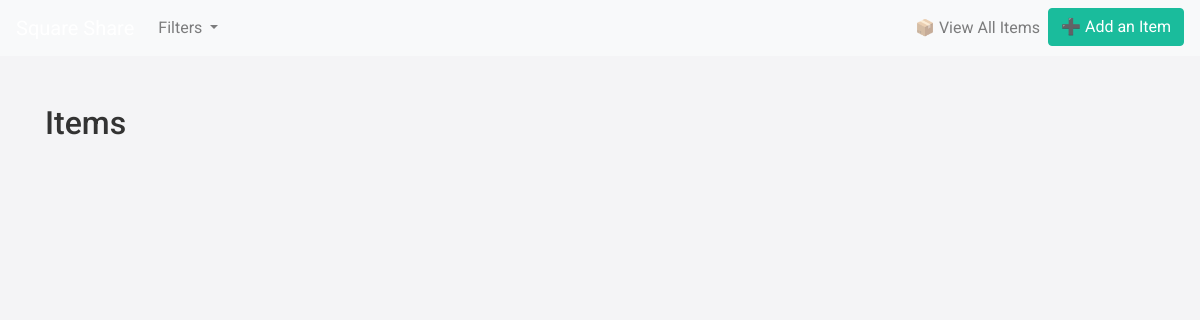
Before: /items?flatID=44 with the older database file.
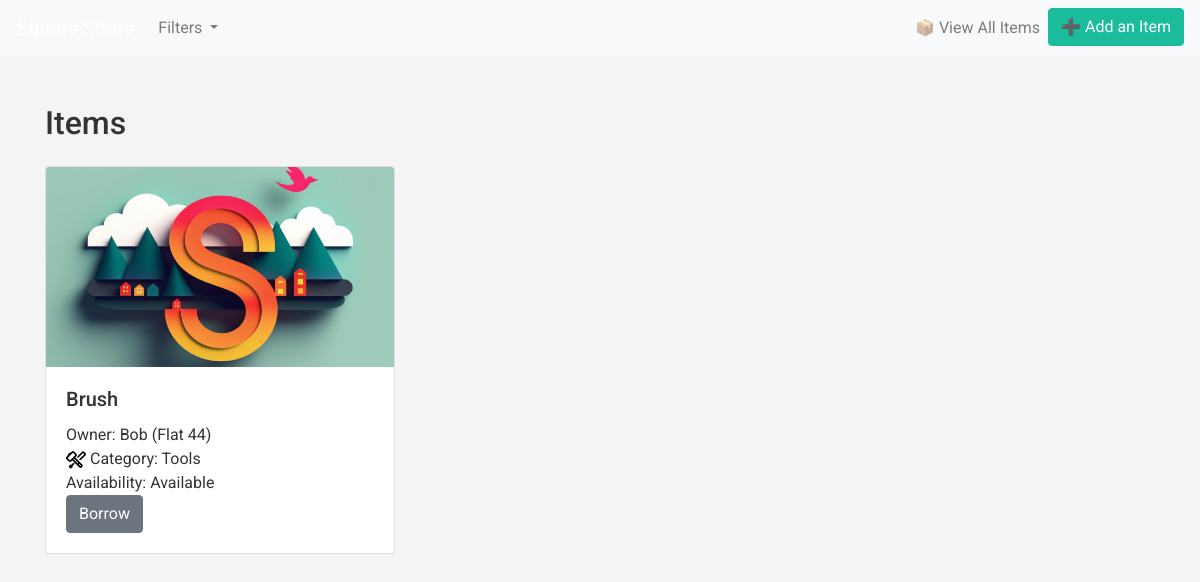
After: the same page with the newer database file.
### tables this page shows
CREATE TABLE "items" (
"itemID" INTEGER PRIMARY KEY AUTOINCREMENT,
"flatID" INTEGER NOT NULL,
"memberID" INTEGER NOT NULL,               
"class" VARCHAR (10),
"item_name" VARCHAR (50),
"availability" VARCHAR (20),
"borrower_name" TEXT,
"borrower_flatID" INTEGER,
"image_filename" TEXT,
FOREIGN KEY (flatID) REFERENCES flats (flatID),
FOREIGN KEY (memberID) REFERENCES members (memberID)
);

CREATE TABLE "members" (
"flatID" INTEGER NOT NULL,
"memberID" INTEGER PRIMARY KEY AUTOINCREMENT,
"fname" TEXT NOT NULL,
FOREIGN KEY (flatID) REFERENCES flats (flatID),
UNIQUE(flatID, fname)
);

### main.py (the view)
@app.route("/items")
def view_items():
    conn, cursor = get_db_connection()
    query = """
        SELECT items.*, members.fname
        FROM items
        JOIN members ON items.memberID = members.memberID
        WHERE 1=1
    """
    values = []
    item_filter = request.args.get('item_filter')
    flatID_filter = request.args.get('flatID_filter')
    if item_filter == 'borrower' and flatID_filter:
        query += " AND items.borrower_flatID = ?"
        values.append(flatID_filter)
    elif item_filter == 'owner' and flatID_filter:
        query += " AND items.flatID = ?"
        values.append(flatID_filter)
    if request.args.get('flatID'):
        query += " AND items.flatID = ?"
        values.append(request.args.get('flatID'))
    if request.args.get('availability'):
        query += " AND items.availability = ?"
        values.append(request.args.get('availability'))
    if request.args.get('borrowed_by_flatID'):
        query += " AND items.borrower_flatID = ?"
        values.append(request.args.get('borrowed_by_flatID'))
    if request.args.get('class'):
        query += " AND items.class = ?"
        values.append(request.args.get('class'))
    query += " ORDER BY CASE WHEN items.availability = 'Available' THEN 1 ELSE 2 END, items.item_name"
    cursor.execute(query, tuple(values))
    items = cursor.fetchall()
    conn.close()
    return render_template("items.html", items=items)

### main.py (called while the page is built)
def get_db_connection():
    dbCon = sql.connect("square_share.db") #connection object
    dbCursor = dbCon.cursor() #cursor object
    return dbCon, dbCursor

### templates/items.html (shortened to what this page needs)
<!DOCTYPE html>
<html lang="en">
<head>
  <link rel="stylesheet" href="https://cdn.jsdelivr.net/npm/bootstrap@4.5.3/dist/css/bootstrap.min.css"
>
  <link rel="stylesheet" href="/static/style.css">
  <link rel="stylesheet" href="/static/style.css">
</head>
<body>
  <nav class="navbar navbar-expand-lg navbar-light bg-light">
    <a class="navbar-brand" href="{{ url_for('home') }}">Square Share</a>
    <ul class="navbar-nav mr-auto">
      <li class="nav-item dropdown">
        <a class="nav-link dropdown-toggle" href="#" id="filterDropdown" role="button" data-toggle="dropdown"
          aria-haspopup="true" aria-expanded="false">
          Filters
        </a>
      </li>
    </ul>
    <ul class="navbar-nav">
      <li class="nav-item">
        <a class="nav-link" href="{{ url_for('view_items') }}">📦 View All Items</a>
      </li>
      <li class="nav-item">
        <a class="btn btn-primary" href="{{ url_for('add_items') }}">➕ Add an Item</a>
      </li>
    </ul>
  </nav>
  <div class="container mt-5">
    <h2>Items</h2>
    <div class="row mt-4">
      {% for item in items %}
      <div class="col-md-4 mb-4">
        <div class="card">
          {% if item[8] and item[8] != "" %}
          <img class="card-img-top" src="{{ url_for('static', filename='uploads/' + item[8]) }}" alt="Item Image"
            onerror="this.src='{{ url_for('static', filename='Logo_sunrise.png') }}'">
          {% else %}
          <img class="card-img-top" src="{{ url_for('static', filename='Logo_sunrise.png') }}" alt="Default Image">
          {% endif %}
          <div class="card-body">
            <h5 class="card-title">{{ item[4] }}</h5>
            <p class="card-text">
              Owner: {{ item[9] }} (Flat {{ item[1] }})<br>
              <img src="{{ url_for('static', filename='svg_icons/' + item[3] + '.svg') }}" alt="{{ item[3] }} icon"
                width="20" height="20"> Category: {{ item[3] }}<br>
              Availability: {{ item[5] }}
            </p>
            {% if item[5] == "Borrowed" %}
            <button class="btn btn-secondary"
              onclick="if(confirmReturn('{{ item[4] }}', '{{ item[9] }}', '{{ item[1] }}', '{{ item[7] }}')) { toggleUpdateForm({{ loop.index }}); }">Return
            </button>
            {% else %}
            <button class="btn btn-secondary" onclick="toggleUpdateForm({{ loop.index }})">Borrow</button>
            {% endif %}
          </div>
        </div>
      </div>
      {% endfor %}
    </div>
  </div>
</body>
</html>

### static/style.css (style rules this page uses)
body, h1, h2, h3, p { margin: 0; padding: 0; }
body { font-family: 'Roboto', sans-serif; background-color: #f4f4f6; color: #333; }
:root { --primary-color: #2C3E50; --secondary-color: #D35400; --accent-color: #1ABC9C; }
.navbar { background-color: var(--primary-color); }
.navbar-light .navbar-brand, .navbar-light .nav-link { color: white; }
.btn-primary { background-color: var(--accent-color); border-color: var(--accent-color); }
.card-img-top { width: 100%; height: 200px; object-fit: cover; background-color: #f8f9fa; }

Changed rows visible on the page:
added items: item_name "Brush", fname "Bob", flatID "44", class (picture), class "Tools", availability "Available"
